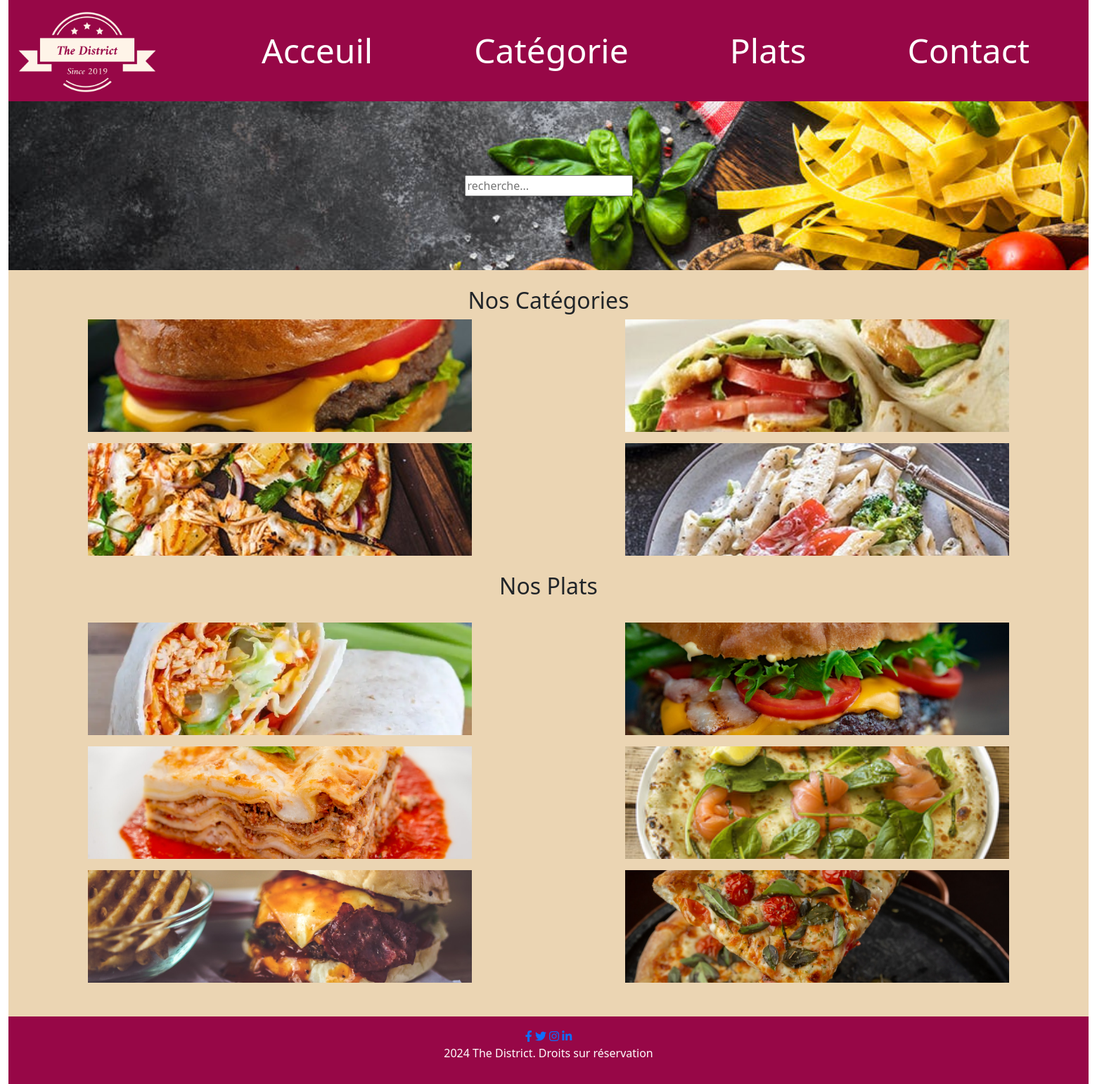
The page / on the database its author committed.
### tables this page shows
CREATE TABLE `categorie` (
  `id` int(11) NOT NULL AUTO_INCREMENT,
  `libelle` varchar(100) NOT NULL,
  `image` varchar(255) NOT NULL,
  `active` varchar(10) NOT NULL,
  PRIMARY KEY (`id`)
);

CREATE TABLE `plat` (
  `id` int(11) NOT NULL AUTO_INCREMENT,
  `libelle` varchar(100) NOT NULL,
  `description` text NOT NULL,
  `prix` decimal(10,2) NOT NULL,
  `image` varchar(255) NOT NULL,
  `id_categorie` int(11) NOT NULL,
  `active` varchar(10) NOT NULL,
  PRIMARY KEY (`id`),
  KEY `id_categorie` (`id_categorie`),
  CONSTRAINT `plat_ibfk_1` FOREIGN KEY (`id_categorie`) REFERENCES `categorie` (`id`)
);

### DAO.php (called while the page is built, shortened)
<?php
class DAO
{
    public $_table;
    public $_table2;
    public $_table3;
    public function __construct($table, $table2, $table3)
    {
        $this->_table = $table;
        $this->_table2 = $table2;
        $this->_table3 = $table3;
    }
    public function get_index($limit)
    {
        $db = connexionBase();
        $requete = $db->query("SELECT $this->_table.libelle, $this->_table.image, $this->_table.id
                        FROM $this->_table
                        JOIN $this->_table2 ON $this->_table.id = $this->_table2.id_$this->_table
                        JOIN $this->_table3 ON $this->_table2.id = $this->_table3.id_$this->_table2
                        GROUP BY $this->_table.id
                        ORDER BY SUM(quantite) DESC
                        LIMIT $limit");
        $tableau = $requete->fetchAll(PDO::FETCH_OBJ);
        return $tableau;
    }
    public function get_index2($limit)
    {
        $db = connexionBase();
        $requete = $db->query("SELECT $this->_table.libelle, $this->_table.image, $this->_table.id
                        FROM $this->_table
                        JOIN $this->_table2 ON $this->_table2.id = $this->_table.id_$this->_table2
                        JOIN $this->_table3 ON $this->_table3.id_$this->_table = $this->_table.id
                        GROUP BY $this->_table.id
                        ORDER BY SUM(quantite) DESC
                        LIMIT $limit");
        $tableau2 = $requete->fetchAll(PDO::FETCH_OBJ);
        return $tableau2;
    }
}

### index.php (the view, shortened to what this page needs)
<?php
include "DAO.php";
$da0= new DAO("categorie","plat","commande");
$tableau=$da0->get_index("6");
$da1= new DAO("plat","categorie","commande");
$tableau2=$da1->get_index2("6");
?>
<!DOCTYPE html>
<html lang="fr">
<head>
    <link href="https://cdn.jsdelivr.net/npm/bootstrap@5.3.3/dist/css/bootstrap.min.css" rel="stylesheet">
    <link rel="stylesheet" href="https://cdnjs.cloudflare.com/ajax/libs/font-awesome/6.0.0-beta3/css/all.min.css">
    <link rel="stylesheet" href="style.css">
</head>
<body>
    <div class="container-fluid">
        <?php
        include("header.php");
        ?>
        <div class="corps"><br>
            <div class="presentation">
                <div class="d-none d-md-block">
                    <h2>Nos Catégories</h2>
                    <div class="container-fluid">
                        <div class="row g-3">
                            <?php foreach ($tableau as $categorie): ?>
                                <div class="col-md-6">
                                    <a href="plats_par_categorie.php?categorie=<?=$categorie->id; ?>" class="img-link">
                                        <img src="images_the_district/category/<?= $categorie->image ?>" class="img-link"
                                            alt="salade cesar"></a>
                                </div>
                            <?php endforeach; ?>
                        </div>
                    </div>
                </div>
                <br>
                <div class="d-block">
                    <h2>Nos Plats</h2><br>
                    <div class="container-fluid">
                        <div class="row g-3">
                            <?php foreach ($tableau2 as $plat): ?>
                                <div class="col-md-6">
                                    <a href="commande.php?plat=<?=$plat->id; ?>">
                                        <img src="images_the_district/food/<?= $plat->image ?>" class="img-link"
                                            alt="salade cesar"></a>
                                </div>
                            <?php endforeach; ?>
                        </div>
                    </div>
                </div>
                <br><br>
            </div>
        </div>
        <?php
        include("footer.php");
        ?>
</body>
</html>

### style.css (style rules this page uses)
.corps { background-color: #EBD5B3; height: 100%; }
.presentation { text-align: center; }
.img-link { height: 20vh; width: 80vw; object-fit: cover; margin: auto; transition: transform .2s; }
a:link { text-decoration: none; }
@media (min-width: 992px) { .img-link { height: 20vh; width: 35vw; } }

### rows shown on the page
categorie: image (picture)
categorie: image (picture)
categorie: image (picture)
categorie: image (picture)
plat: image (picture)
plat: image (picture)
plat: shows a picture
plat: image (picture)
plat: image (picture)
plat: image (picture)
